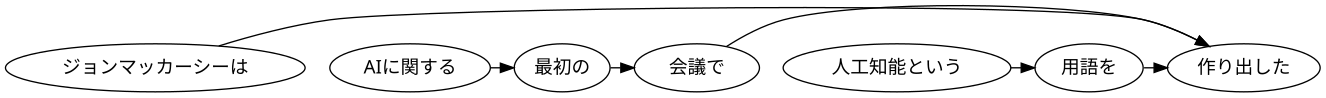

Here is the Python script that generated this plot:
from collections import defaultdict
from knock40 import Morph, morph2sents
from knock41 import Chunk, morph2chunk

if __name__ == "__main__":
    with open("ai.ja1.txt.parsed", "r") as ai:
        ai = ai.readlines()

    ai_morphs = []
    for i in range(len(ai)):
        ai_morphs.append(Morph(ai[i]))

    sent = morph2sents(ai_morphs)[32]  #任意の文章No.を指定
    
    #for sent in sents:
    chunks = morph2chunk(sent)
    sen = []
    f = open("graph.gv", "w", encoding="UTF-8")
    f.write("digraph graph_name {"+ "\n")
    f.write("node [fontname = \"MS Gothic\"];"+ "\n")
    for i in range(len(chunks)):
        goto = chunks[i].dst
        sen.append(chunks[i].show_only_words())
        if goto != None:    
            f.write(chunks[i].show_only_words())
            f.write(" -> "+ chunks[goto].show_only_words())
            goto = chunks[goto].dst
            f.write(";" + "\n")
    f.write("{rank=same; " +", ".join(sen)+";}}")
    f.close()

    #brew install graphviz
    #dot -Tpng graph.gv > dependecy.png
    #今回はGraphviz onlineを使った
